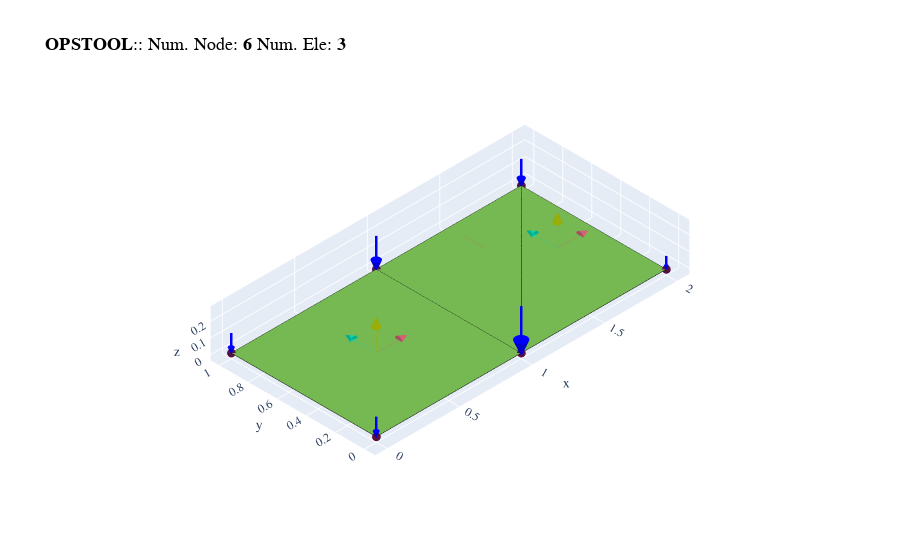

Notebook code for this chart:
### Code cell
fig = opst.vis.plotly.plot_model(
    show_nodal_loads=True, load_scale=2, show_local_axes=True
)
# fig.show()

### Figure 1 — Plotly figure (JSON) as saved in the notebook; plotly's stock layout.template omitted (floating-point values rounded to 4 significant figures; data arrays with more than 128 entries replaced by an {"elided": "..."} marker saying what was removed)
{"data": [{"color": "#76b852", "customdata": ["eleTag: 1<br>connectNodeTags:<br> [1 2 3 4]", "eleTag: 1<br>connectNodeTags:<br> [1 2 3 4]", "eleTag: 1<br>connectNodeTags:<br> [1 2 3 4]", "eleTag: 1<br>connectNodeTags:<br> [1 2 3 4]"], "hovertemplate": "%{customdata}", "i": [0, 0], "j": [1, 2], "k": [2, 3], "name": "ASDShellQ4", "opacity": 1, "type": "mesh3d", "x": [0, 1, 1, 0], "y": [0, 0, 1, 1], "z": [0, 0, 0, 0]}, {"connectgaps": false, "hoverinfo": "skip", "line": {"color": "black", "width": 1}, "mode": "lines", "name": "Edge", "type": "scatter3d", "x": [0, 1, 1, 0, 0, null], "y": [0, 0, 1, 1, 0, null], "z": [0, 0, 0, 0, 0, null]}, {"color": "#76b852", "customdata": ["eleTag: 2<br>connectNodeTags:<br> [2 5 6]", "eleTag: 2<br>connectNodeTags:<br> [2 5 6]", "eleTag: 2<br>connectNodeTags:<br> [2 5 6]", "eleTag: 3<br>connectNodeTags:<br> [2 6 3]", "eleTag: 3<br>connectNodeTags:<br> [2 6 3]", "eleTag: 3<br>connectNodeTags:<br> [2 6 3]"], "hovertemplate": "%{customdata}", "i": [0, 3], "j": [1, 4], "k": [2, 5], "name": "ASDShellT3", "opacity": 1, "type": "mesh3d", "x": [1, 2, 2, 1, 2, 1], "y": [0, 0, 1, 0, 1, 1], "z": [0, 0, 0, 0, 0, 0]}, {"connectgaps": false, "hoverinfo": "skip", "line": {"color": "black", "width": 1}, "mode": "lines", "name": "Edge", "type": "scatter3d", "x": [1, 2, 2, 1, null, 1, 2, 1, 1, null], "y": [0, 0, 1, 0, null, 0, 1, 1, 0, null], "z": [0, 0, 0, 0, null, 0, 0, 0, 0, null]}, {"customdata": ["1", "2", "3", "4", "5", "6"], "hovertemplate": "x: %{x}<br>y: %{y}<br>z: %{z} <br>nodeTag: %{customdata}", "marker": {"color": "#580f41", "size": 3, "symbol": "circle"}, "mode": "markers", "name": "Nodes", "type": "scatter3d", "x": [0, 1, 1, 0, 2, 2], "y": [0, 0, 1, 1, 0, 1], "z": [0, 0, 0, 0, 0, 0]}, {"connectgaps": false, "hovertemplate": "<b>%{text}</b>", "line": {"color": "#cf6275", "width": 1}, "mode": "lines", "name": "Local Axis", "text": ["x", "x", "x", "x", "x", "x", "x", "x", "x"], "type": "scatter3d", "x": [0.5, 0.6539, null, 1.75, 1.904, null, 1.5, 1.5, null], "y": [0.5, 0.5, null, 0.5, 0.5, null, 0.75, 0.9039, null], "z": [0, 0, null, 0, 0, null, 0, 0, null]}, {"color": "#cf6275", "hovertemplate": "<b>%{text}", "i": [0, 0, 1, 1, 2, 2, 3, 3, 4, 4, 5, 5, 6, 6, 7, 7, 8, 8, 9, 9, 10, 10, 11, 11, 12, 12, 13, 13, 14, 14, 15, 15, 18, 18, 19, 19, 20, 20, 21, 21, 22, 22, 23, 23, 24, 24, 25, 25, 26, 26, 27, 27, 28, 28, 29, 29, 30, 30, 31, 31, 32, 32, 33, 33, 36, 36, 37, 37, 38, 38, 39, 39, 40, 40, 41, 41, 42, 42, 43, 43, 44, 44, 45, 45, 46, 46, 47, 47, 48, 48, 49, 49, 50, 50, 51, 51], "j": [1, 1, 2, 2, 3, 3, 4, 4, 5, 5, 6, 6, 7, 7, 8, 8, 9, 9, 10, 10, 11, 11, 12, 12, 13, 13, 14, 14, 15, 15, 0, 0, 19, 19, 20, 20, 21, 21, 22, 22, 23, 23, 24, 24, 25, 25, 26, 26, 27, 27, 28, 28, 29, 29, 30, 30, 31, 31, 32, 32, 33, 33, 18, 18, 37, 37, 38, 38, 39, 39, 40, 40, 41, 41, 42, 42, 43, 43, 44, 44, 45, 45, 46, 46, 47, 47, 48, 48, 49, 49, 50, 50, 51, 51, 36, 36], "k": [16, 17, 16, 17, 16, 17, 16, 17, 16, 17, 16, 17, 16, 17, 16, 17, 16, 17, 16, 17, 16, 17, 16, 17, 16, 17, 16, 17, 16, 17, 16, 17, 34, 35, 34, 35, 34, 35, 34, 35, 34, 35, 34, 35, 34, 35, 34, 35, 34, 35, 34, 35, 34, 35, 34, 35, 34, 35, 34, 35, 34, 35, 34, 35, 52, 53, 52, 53, 52, 53, 52, 53, 52, 53, 52, 53, 52, 53, 52, 53, 52, 53, 52, 53, 52, 53, 52, 53, 52, 53, 52, 53, 52, 53, 52, 53], "name": "Local Axis", "text": ["x", "x", "x", "x", "x", "x", "x", "x", "x", "x", "x", "x", "x", "x", "x", "x", "x", "x", "x", "x", "x", "x", "x", "x", "x", "x", "x", "x", "x", "x", "x", "x", "x", "x", "x", "x", "x", "x", "x", "x", "x", "x", "x", "x", "x", "x", "x", "x", "x", "x", "x", "x", "x", "x"], "type": "mesh3d", "x": [0.6539, 0.6539, 0.6539, 0.6539, 0.6539, 0.6539, 0.6539, 0.6539, 0.6539, 0.6539, 0.6539, 0.6539, 0.6539, 0.6539, 0.6539, 0.6539, 0.6539, 0.7155, 1.904, 1.904, 1.904, 1.904, 1.904, 1.904, 1.904, 1.904, 1.904, 1.904, 1.904, 1.904, 1.904, 1.904, 1.904, 1.904, 1.904, 1.966, null, null, null, null, null, null, null, null, null, null, null, null, null, null, null, null, 1.5, 1.5], "y": [0.5246, 0.5225, 0.5165, 0.5076, 0.4974, 0.4877, 0.4801, 0.4759, 0.4759, 0.4801, 0.4877, 0.4974, 0.5076, 0.5165, 0.5225, 0.5246, 0.5, 0.5, 0.5246, 0.5225, 0.5165, 0.5076, 0.4974, 0.4877, 0.4801, 0.4759, 0.4759, 0.4801, 0.4877, 0.4974, 0.5076, 0.5165, 0.5225, 0.5246, 0.5, 0.5, null, null, null, null, null, null, null, null, null, null, null, null, null, null, null, null, 0.9039, 0.9655], "z": [0, 0.01002, 0.0183, 0.02342, 0.02449, 0.02133, 0.01448, 0.005121, -0.005121, -0.01448, -0.02133, -0.02449, -0.02342, -0.0183, -0.01002, -6.032e-18, 0, 0, 0, 0.01002, 0.0183, 0.02342, 0.02449, 0.02133, 0.01448, 0.005121, -0.005121, -0.01448, -0.02133, -0.02449, -0.02342, -0.0183, -0.01002, -6.032e-18, 0, 0, null, null, null, null, null, null, null, null, null, null, null, null, null, null, null, null, 0, 0]}, {"connectgaps": false, "hovertemplate": "<b>%{text}</b>", "line": {"color": "#04d8b2", "width": 1}, "mode": "lines", "name": "Local Axis", "text": ["y", "y", "y", "y", "y", "y", "y", "y", "y"], "type": "scatter3d", "x": [0.5, 0.5, null, 1.75, 1.75, null, 1.5, null, null], "y": [0.5, 0.6539, null, 0.5, 0.6539, null, 0.75, null, null], "z": [0, 0, null, 0, 0, null, 0, null, null]}, {"color": "#04d8b2", "hovertemplate": "<b>%{text}", "i": [0, 0, 1, 1, 2, 2, 3, 3, 4, 4, 5, 5, 6, 6, 7, 7, 8, 8, 9, 9, 10, 10, 11, 11, 12, 12, 13, 13, 14, 14, 15, 15, 18, 18, 19, 19, 20, 20, 21, 21, 22, 22, 23, 23, 24, 24, 25, 25, 26, 26, 27, 27, 28, 28, 29, 29, 30, 30, 31, 31, 32, 32, 33, 33, 36, 36, 37, 37, 38, 38, 39, 39, 40, 40, 41, 41, 42, 42, 43, 43, 44, 44, 45, 45, 46, 46, 47, 47, 48, 48, 49, 49, 50, 50, 51, 51], "j": [1, 1, 2, 2, 3, 3, 4, 4, 5, 5, 6, 6, 7, 7, 8, 8, 9, 9, 10, 10, 11, 11, 12, 12, 13, 13, 14, 14, 15, 15, 0, 0, 19, 19, 20, 20, 21, 21, 22, 22, 23, 23, 24, 24, 25, 25, 26, 26, 27, 27, 28, 28, 29, 29, 30, 30, 31, 31, 32, 32, 33, 33, 18, 18, 37, 37, 38, 38, 39, 39, 40, 40, 41, 41, 42, 42, 43, 43, 44, 44, 45, 45, 46, 46, 47, 47, 48, 48, 49, 49, 50, 50, 51, 51, 36, 36], "k": [16, 17, 16, 17, 16, 17, 16, 17, 16, 17, 16, 17, 16, 17, 16, 17, 16, 17, 16, 17, 16, 17, 16, 17, 16, 17, 16, 17, 16, 17, 16, 17, 34, 35, 34, 35, 34, 35, 34, 35, 34, 35, 34, 35, 34, 35, 34, 35, 34, 35, 34, 35, 34, 35, 34, 35, 34, 35, 34, 35, 34, 35, 34, 35, 52, 53, 52, 53, 52, 53, 52, 53, 52, 53, 52, 53, 52, 53, 52, 53, 52, 53, 52, 53, 52, 53, 52, 53, 52, 53, 52, 53, 52, 53, 52, 53], "name": "Local Axis", "text": ["y", "y", "y", "y", "y", "y", "y", "y", "y", "y", "y", "y", "y", "y", "y", "y", "y", "y", "y", "y", "y", "y", "y", "y", "y", "y", "y", "y", "y", "y", "y", "y", "y", "y", "y", "y", "y", "y", "y", "y", "y", "y", "y", "y", "y", "y", "y", "y", "y", "y", "y", "y", "y", "y"], "type": "mesh3d", "x": [0.5246, 0.5225, 0.5165, 0.5076, 0.4974, 0.4877, 0.4801, 0.4759, 0.4759, 0.4801, 0.4877, 0.4974, 0.5076, 0.5165, 0.5225, 0.5246, 0.5, 0.5, 1.775, 1.773, 1.766, 1.758, 1.747, 1.738, 1.73, 1.726, 1.726, 1.73, 1.738, 1.747, 1.758, 1.766, 1.773, 1.775, 1.75, 1.75, null, null, null, null, null, null, null, null, null, null, null, null, null, null, null, null, null, null], "y": [0.6539, 0.6539, 0.6539, 0.6539, 0.6539, 0.6539, 0.6539, 0.6539, 0.6539, 0.6539, 0.6539, 0.6539, 0.6539, 0.6539, 0.6539, 0.6539, 0.6539, 0.7155, 0.6539, 0.6539, 0.6539, 0.6539, 0.6539, 0.6539, 0.6539, 0.6539, 0.6539, 0.6539, 0.6539, 0.6539, 0.6539, 0.6539, 0.6539, 0.6539, 0.6539, 0.7155, null, null, null, null, null, null, null, null, null, null, null, null, null, null, null, null, null, null], "z": [0, 0.01002, 0.0183, 0.02342, 0.02449, 0.02133, 0.01448, 0.005121, -0.005121, -0.01448, -0.02133, -0.02449, -0.02342, -0.0183, -0.01002, -6.032e-18, 0, 0, 0, 0.01002, 0.0183, 0.02342, 0.02449, 0.02133, 0.01448, 0.005121, -0.005121, -0.01448, -0.02133, -0.02449, -0.02342, -0.0183, -0.01002, -6.032e-18, 0, 0, null, null, null, null, null, null, null, null, null, null, null, null, null, null, null, null, null, null]}, {"connectgaps": false, "hovertemplate": "<b>%{text}</b>", "line": {"color": "#9aae07", "width": 1}, "mode": "lines", "name": "Local Axis", "text": ["z", "z", "z", "z", "z", "z", "z", "z", "z"], "type": "scatter3d", "x": [0.5, 0.5, null, 1.75, 1.75, null, 1.5, null, null], "y": [0.5, 0.5, null, 0.5, 0.5, null, 0.75, null, null], "z": [0, 0.1539, null, 0, 0.1539, null, 0, null, null]}, {"color": "#9aae07", "hovertemplate": "<b>%{text}", "i": [0, 0, 1, 1, 2, 2, 3, 3, 4, 4, 5, 5, 6, 6, 7, 7, 8, 8, 9, 9, 10, 10, 11, 11, 12, 12, 13, 13, 14, 14, 15, 15, 18, 18, 19, 19, 20, 20, 21, 21, 22, 22, 23, 23, 24, 24, 25, 25, 26, 26, 27, 27, 28, 28, 29, 29, 30, 30, 31, 31, 32, 32, 33, 33, 36, 36, 37, 37, 38, 38, 39, 39, 40, 40, 41, 41, 42, 42, 43, 43, 44, 44, 45, 45, 46, 46, 47, 47, 48, 48, 49, 49, 50, 50, 51, 51], "j": [1, 1, 2, 2, 3, 3, 4, 4, 5, 5, 6, 6, 7, 7, 8, 8, 9, 9, 10, 10, 11, 11, 12, 12, 13, 13, 14, 14, 15, 15, 0, 0, 19, 19, 20, 20, 21, 21, 22, 22, 23, 23, 24, 24, 25, 25, 26, 26, 27, 27, 28, 28, 29, 29, 30, 30, 31, 31, 32, 32, 33, 33, 18, 18, 37, 37, 38, 38, 39, 39, 40, 40, 41, 41, 42, 42, 43, 43, 44, 44, 45, 45, 46, 46, 47, 47, 48, 48, 49, 49, 50, 50, 51, 51, 36, 36], "k": [16, 17, 16, 17, 16, 17, 16, 17, 16, 17, 16, 17, 16, 17, 16, 17, 16, 17, 16, 17, 16, 17, 16, 17, 16, 17, 16, 17, 16, 17, 16, 17, 34, 35, 34, 35, 34, 35, 34, 35, 34, 35, 34, 35, 34, 35, 34, 35, 34, 35, 34, 35, 34, 35, 34, 35, 34, 35, 34, 35, 34, 35, 34, 35, 52, 53, 52, 53, 52, 53, 52, 53, 52, 53, 52, 53, 52, 53, 52, 53, 52, 53, 52, 53, 52, 53, 52, 53, 52, 53, 52, 53, 52, 53, 52, 53], "name": "Local Axis", "text": ["z", "z", "z", "z", "z", "z", "z", "z", "z", "z", "z", "z", "z", "z", "z", "z", "z", "z", "z", "z", "z", "z", "z", "z", "z", "z", "z", "z", "z", "z", "z", "z", "z", "z", "z", "z", "z", "z", "z", "z", "z", "z", "z", "z", "z", "z", "z", "z", "z", "z", "z", "z", "z", "z"], "type": "mesh3d", "x": [0.5246, 0.5225, 0.5165, 0.5076, 0.4974, 0.4877, 0.4801, 0.4759, 0.4759, 0.4801, 0.4877, 0.4974, 0.5076, 0.5165, 0.5225, 0.5246, 0.5, 0.5, 1.775, 1.773, 1.766, 1.758, 1.747, 1.738, 1.73, 1.726, 1.726, 1.73, 1.738, 1.747, 1.758, 1.766, 1.773, 1.775, 1.75, 1.75, null, null, null, null, null, null, null, null, null, null, null, null, null, null, null, null, null, null], "y": [0.5, 0.51, 0.5183, 0.5234, 0.5245, 0.5213, 0.5145, 0.5051, 0.4949, 0.4855, 0.4787, 0.4755, 0.4766, 0.4817, 0.49, 0.5, 0.5, 0.5, 0.5, 0.51, 0.5183, 0.5234, 0.5245, 0.5213, 0.5145, 0.5051, 0.4949, 0.4855, 0.4787, 0.4755, 0.4766, 0.4817, 0.49, 0.5, 0.5, 0.5, null, null, null, null, null, null, null, null, null, null, null, null, null, null, null, null, null, null], "z": [0.1539, 0.1539, 0.1539, 0.1539, 0.1539, 0.1539, 0.1539, 0.1539, 0.1539, 0.1539, 0.1539, 0.1539, 0.1539, 0.1539, 0.1539, 0.1539, 0.1539, 0.2155, 0.1539, 0.1539, 0.1539, 0.1539, 0.1539, 0.1539, 0.1539, 0.1539, 0.1539, 0.1539, 0.1539, 0.1539, 0.1539, 0.1539, 0.1539, 0.1539, 0.1539, 0.2155, null, null, null, null, null, null, null, null, null, null, null, null, null, null, null, null, null, null]}, {"connectgaps": false, "hovertemplate": "<b>%{text}</b>", "line": {"color": "#0000ff", "width": 5}, "mode": "lines", "name": "<b>Pattern 1</b><br>Nodal Load", "text": ["0.00e+00", "0.00e+00", "0.00e+00", "0.00e+00", "0.00e+00", "0.00e+00", "0.00e+00", "0.00e+00", "0.00e+00", "0.00e+00", "0.00e+00", "0.00e+00", "0.00e+00", "0.00e+00", "0.00e+00", "0.00e+00", "0.00e+00", "0.00e+00"], "type": "scatter3d", "x": [0, 0, null, 1, 1, null, 1, 1, null, 0, 0, null, 2, 2, null, 2, 2, null], "y": [0, 0, null, 0, 0, null, 1, 1, null, 1, 1, null, 0, 0, null, 1, 1, null], "z": [0, 0, null, 0, 0, null, 0, 0, null, 0, 0, null, 0, 0, null, 0, 0, null]}, {"color": "#0000ff", "hovertemplate": "<b>%{text}", "i": {"elided": "192 int values"}, "j": {"elided": "192 int values"}, "k": {"elided": "192 int values"}, "name": "<b>Pattern 1</b><br>Nodal Load", "text": ["0.00e+00", "0.00e+00", "0.00e+00", "0.00e+00", "0.00e+00", "0.00e+00", "0.00e+00", "0.00e+00", "0.00e+00", "0.00e+00", "0.00e+00", "0.00e+00", "0.00e+00", "0.00e+00", "0.00e+00", "0.00e+00", "0.00e+00", "0.00e+00", "0.00e+00", "0.00e+00", "0.00e+00", "0.00e+00", "0.00e+00", "0.00e+00", "0.00e+00", "0.00e+00", "0.00e+00", "0.00e+00", "0.00e+00", "0.00e+00", "0.00e+00", "0.00e+00", "0.00e+00", "0.00e+00", "0.00e+00", "0.00e+00", "0.00e+00", "0.00e+00", "0.00e+00", "0.00e+00", "0.00e+00", "0.00e+00", "0.00e+00", "0.00e+00", "0.00e+00", "0.00e+00", "0.00e+00", "0.00e+00", "0.00e+00", "0.00e+00", "0.00e+00", "0.00e+00", "0.00e+00", "0.00e+00", "0.00e+00", "0.00e+00", "0.00e+00", "0.00e+00", "0.00e+00", "0.00e+00", "0.00e+00", "0.00e+00", "0.00e+00", "0.00e+00", "0.00e+00", "0.00e+00", "0.00e+00", "0.00e+00", "0.00e+00", "0.00e+00", "0.00e+00", "0.00e+00", "0.00e+00", "0.00e+00", "0.00e+00", "0.00e+00", "0.00e+00", "0.00e+00", "0.00e+00", "0.00e+00", "0.00e+00", "0.00e+00", "0.00e+00", "0.00e+00", "0.00e+00", "0.00e+00", "0.00e+00", "0.00e+00", "0.00e+00", "0.00e+00", "0.00e+00", "0.00e+00", "0.00e+00", "0.00e+00", "0.00e+00", "0.00e+00", "0.00e+00", "0.00e+00", "0.00e+00", "0.00e+00", "0.00e+00", "0.00e+00", "0.00e+00", "0.00e+00", "0.00e+00", "0.00e+00", "0.00e+00", "0.00e+00"], "type": "mesh3d", "x": [0, 0, 0, 0, 0, 0, 0, 0, 0, 0, 0, 0, 0, 0, 0, 0, 0, 0, 1, 1, 1, 1, 1, 1, 1, 1, 1, 1, 1, 1, 1, 1, 1, 1, 1, 1, 1, 1, 1, 1, 1, 1, 1, 1, 1, 1, 1, 1, 1, 1, 1, 1, 1, 1, 0, 0, 0, 0, 0, 0, 0, 0, 0, 0, 0, 0, 0, 0, 0, 0, 0, 0, 2, 2, 2, 2, 2, 2, 2, 2, 2, 2, 2, 2, 2, 2, 2, 2, 2, 2, 2, 2, 2, 2, 2, 2, 2, 2, 2, 2, 2, 2, 2, 2, 2, 2, 2, 2], "y": [0, 0, 0, 0, 0, 0, 0, 0, 0, 0, 0, 0, 0, 0, 0, 0, 0, 0, 0, 0, 0, 0, 0, 0, 0, 0, 0, 0, 0, 0, 0, 0, 0, 0, 0, 0, 1, 1, 1, 1, 1, 1, 1, 1, 1, 1, 1, 1, 1, 1, 1, 1, 1, 1, 1, 1, 1, 1, 1, 1, 1, 1, 1, 1, 1, 1, 1, 1, 1, 1, 1, 1, 0, 0, 0, 0, 0, 0, 0, 0, 0, 0, 0, 0, 0, 0, 0, 0, 0, 0, 1, 1, 1, 1, 1, 1, 1, 1, 1, 1, 1, 1, 1, 1, 1, 1, 1, 1], "z": [0, 0, 0, 0, 0, 0, 0, 0, 0, 0, 0, 0, 0, 0, 0, 0, 0, 0, 0, 0, 0, 0, 0, 0, 0, 0, 0, 0, 0, 0, 0, 0, 0, 0, 0, 0, 0, 0, 0, 0, 0, 0, 0, 0, 0, 0, 0, 0, 0, 0, 0, 0, 0, 0, 0, 0, 0, 0, 0, 0, 0, 0, 0, 0, 0, 0, 0, 0, 0, 0, 0, 0, 0, 0, 0, 0, 0, 0, 0, 0, 0, 0, 0, 0, 0, 0, 0, 0, 0, 0, 0, 0, 0, 0, 0, 0, 0, 0, 0, 0, 0, 0, 0, 0, 0, 0, 0, 0]}, {"connectgaps": false, "hovertemplate": "<b>%{text}</b>", "line": {"color": "#0000ff", "width": 5}, "mode": "lines", "name": "<b>Pattern 1</b><br>Nodal Load", "text": ["0.00e+00", "0.00e+00", "0.00e+00", "0.00e+00", "0.00e+00", "0.00e+00", "0.00e+00", "0.00e+00", "0.00e+00", "0.00e+00", "0.00e+00", "0.00e+00", "0.00e+00", "0.00e+00", "0.00e+00", "0.00e+00", "0.00e+00", "0.00e+00"], "type": "scatter3d", "x": [0, 0, null, 1, 1, null, 1, 1, null, 0, 0, null, 2, 2, null, 2, 2, null], "y": [0, 0, null, 0, 0, null, 1, 1, null, 1, 1, null, 0, 0, null, 1, 1, null], "z": [0, 0, null, 0, 0, null, 0, 0, null, 0, 0, null, 0, 0, null, 0, 0, null]}, {"color": "#0000ff", "hovertemplate": "<b>%{text}", "i": {"elided": "192 int values"}, "j": {"elided": "192 int values"}, "k": {"elided": "192 int values"}, "name": "<b>Pattern 1</b><br>Nodal Load", "text": ["0.00e+00", "0.00e+00", "0.00e+00", "0.00e+00", "0.00e+00", "0.00e+00", "0.00e+00", "0.00e+00", "0.00e+00", "0.00e+00", "0.00e+00", "0.00e+00", "0.00e+00", "0.00e+00", "0.00e+00", "0.00e+00", "0.00e+00", "0.00e+00", "0.00e+00", "0.00e+00", "0.00e+00", "0.00e+00", "0.00e+00", "0.00e+00", "0.00e+00", "0.00e+00", "0.00e+00", "0.00e+00", "0.00e+00", "0.00e+00", "0.00e+00", "0.00e+00", "0.00e+00", "0.00e+00", "0.00e+00", "0.00e+00", "0.00e+00", "0.00e+00", "0.00e+00", "0.00e+00", "0.00e+00", "0.00e+00", "0.00e+00", "0.00e+00", "0.00e+00", "0.00e+00", "0.00e+00", "0.00e+00", "0.00e+00", "0.00e+00", "0.00e+00", "0.00e+00", "0.00e+00", "0.00e+00", "0.00e+00", "0.00e+00", "0.00e+00", "0.00e+00", "0.00e+00", "0.00e+00", "0.00e+00", "0.00e+00", "0.00e+00", "0.00e+00", "0.00e+00", "0.00e+00", "0.00e+00", "0.00e+00", "0.00e+00", "0.00e+00", "0.00e+00", "0.00e+00", "0.00e+00", "0.00e+00", "0.00e+00", "0.00e+00", "0.00e+00", "0.00e+00", "0.00e+00", "0.00e+00", "0.00e+00", "0.00e+00", "0.00e+00", "0.00e+00", "0.00e+00", "0.00e+00", "0.00e+00", "0.00e+00", "0.00e+00", "0.00e+00", "0.00e+00", "0.00e+00", "0.00e+00", "0.00e+00", "0.00e+00", "0.00e+00", "0.00e+00", "0.00e+00", "0.00e+00", "0.00e+00", "0.00e+00", "0.00e+00", "0.00e+00", "0.00e+00", "0.00e+00", "0.00e+00", "0.00e+00", "0.00e+00"], "type": "mesh3d", "x": [0, 0, 0, 0, 0, 0, 0, 0, 0, 0, 0, 0, 0, 0, 0, 0, 0, 0, 1, 1, 1, 1, 1, 1, 1, 1, 1, 1, 1, 1, 1, 1, 1, 1, 1, 1, 1, 1, 1, 1, 1, 1, 1, 1, 1, 1, 1, 1, 1, 1, 1, 1, 1, 1, 0, 0, 0, 0, 0, 0, 0, 0, 0, 0, 0, 0, 0, 0, 0, 0, 0, 0, 2, 2, 2, 2, 2, 2, 2, 2, 2, 2, 2, 2, 2, 2, 2, 2, 2, 2, 2, 2, 2, 2, 2, 2, 2, 2, 2, 2, 2, 2, 2, 2, 2, 2, 2, 2], "y": [0, 0, 0, 0, 0, 0, 0, 0, 0, 0, 0, 0, 0, 0, 0, 0, 0, 0, 0, 0, 0, 0, 0, 0, 0, 0, 0, 0, 0, 0, 0, 0, 0, 0, 0, 0, 1, 1, 1, 1, 1, 1, 1, 1, 1, 1, 1, 1, 1, 1, 1, 1, 1, 1, 1, 1, 1, 1, 1, 1, 1, 1, 1, 1, 1, 1, 1, 1, 1, 1, 1, 1, 0, 0, 0, 0, 0, 0, 0, 0, 0, 0, 0, 0, 0, 0, 0, 0, 0, 0, 1, 1, 1, 1, 1, 1, 1, 1, 1, 1, 1, 1, 1, 1, 1, 1, 1, 1], "z": [0, 0, 0, 0, 0, 0, 0, 0, 0, 0, 0, 0, 0, 0, 0, 0, 0, 0, 0, 0, 0, 0, 0, 0, 0, 0, 0, 0, 0, 0, 0, 0, 0, 0, 0, 0, 0, 0, 0, 0, 0, 0, 0, 0, 0, 0, 0, 0, 0, 0, 0, 0, 0, 0, 0, 0, 0, 0, 0, 0, 0, 0, 0, 0, 0, 0, 0, 0, 0, 0, 0, 0, 0, 0, 0, 0, 0, 0, 0, 0, 0, 0, 0, 0, 0, 0, 0, 0, 0, 0, 0, 0, 0, 0, 0, 0, 0, 0, 0, 0, 0, 0, 0, 0, 0, 0, 0, 0]}, {"connectgaps": false, "hovertemplate": "<b>%{text}</b>", "line": {"color": "#0000ff", "width": 5}, "mode": "lines", "name": "<b>Pattern 1</b><br>Nodal Load", "text": ["-2.50e-01", "-2.50e-01", "-2.50e-01", "-5.83e-01", "-5.83e-01", "-5.83e-01", "-4.17e-01", "-4.17e-01", "-4.17e-01", "-2.50e-01", "-2.50e-01", "-2.50e-01", "-1.67e-01", "-1.67e-01", "-1.67e-01", "-3.33e-01", "-3.33e-01", "-3.33e-01"], "type": "scatter3d", "x": [0, 0, null, 1, 1, null, 1, 1, null, 0, 0, null, 2, 2, null, 2, 2, null], "y": [0, 0, null, 0, 0, null, 1, 1, null, 1, 1, null, 0, 0, null, 1, 1, null], "z": [0.12, 0.03429, null, 0.28, 0.08, null, 0.2, 0.05714, null, 0.12, 0.03429, null, 0.08, 0.02286, null, 0.16, 0.04571, null]}, {"color": "#0000ff", "hovertemplate": "<b>%{text}", "i": {"elided": "192 int values"}, "j": {"elided": "192 int values"}, "k": {"elided": "192 int values"}, "name": "<b>Pattern 1</b><br>Nodal Load", "text": ["-2.50e-01", "-2.50e-01", "-2.50e-01", "-2.50e-01", "-2.50e-01", "-2.50e-01", "-2.50e-01", "-2.50e-01", "-2.50e-01", "-2.50e-01", "-2.50e-01", "-2.50e-01", "-2.50e-01", "-2.50e-01", "-2.50e-01", "-2.50e-01", "-2.50e-01", "-2.50e-01", "-5.83e-01", "-5.83e-01", "-5.83e-01", "-5.83e-01", "-5.83e-01", "-5.83e-01", "-5.83e-01", "-5.83e-01", "-5.83e-01", "-5.83e-01", "-5.83e-01", "-5.83e-01", "-5.83e-01", "-5.83e-01", "-5.83e-01", "-5.83e-01", "-5.83e-01", "-5.83e-01", "-4.17e-01", "-4.17e-01", "-4.17e-01", "-4.17e-01", "-4.17e-01", "-4.17e-01", "-4.17e-01", "-4.17e-01", "-4.17e-01", "-4.17e-01", "-4.17e-01", "-4.17e-01", "-4.17e-01", "-4.17e-01", "-4.17e-01", "-4.17e-01", "-4.17e-01", "-4.17e-01", "-2.50e-01", "-2.50e-01", "-2.50e-01", "-2.50e-01", "-2.50e-01", "-2.50e-01", "-2.50e-01", "-2.50e-01", "-2.50e-01", "-2.50e-01", "-2.50e-01", "-2.50e-01", "-2.50e-01", "-2.50e-01", "-2.50e-01", "-2.50e-01", "-2.50e-01", "-2.50e-01", "-1.67e-01", "-1.67e-01", "-1.67e-01", "-1.67e-01", "-1.67e-01", "-1.67e-01", "-1.67e-01", "-1.67e-01", "-1.67e-01", "-1.67e-01", "-1.67e-01", "-1.67e-01", "-1.67e-01", "-1.67e-01", "-1.67e-01", "-1.67e-01", "-1.67e-01", "-1.67e-01", "-3.33e-01", "-3.33e-01", "-3.33e-01", "-3.33e-01", "-3.33e-01", "-3.33e-01", "-3.33e-01", "-3.33e-01", "-3.33e-01", "-3.33e-01", "-3.33e-01", "-3.33e-01", "-3.33e-01", "-3.33e-01", "-3.33e-01", "-3.33e-01", "-3.33e-01", "-3.33e-01"], "type": "mesh3d", "x": [0.01714, 0.01566, 0.01147, 0.005297, -0.001792, -0.008571, -0.01387, -0.01677, -0.01677, -0.01387, -0.008571, -0.001792, 0.005297, 0.01147, 0.01566, 0.01714, 0, 0, 1.04, 1.037, 1.027, 1.012, 0.9958, 0.98, 0.9676, 0.9609, 0.9609, 0.9676, 0.98, 0.9958, 1.012, 1.027, 1.037, 1.04, 1, 1, 1.029, 1.026, 1.019, 1.009, 0.997, 0.9857, 0.9769, 0.9721, 0.9721, 0.9769, 0.9857, 0.997, 1.009, 1.019, 1.026, 1.029, 1, 1, 0.01714, 0.01566, 0.01147, 0.005297, -0.001792, -0.008571, -0.01387, -0.01677, -0.01677, -0.01387, -0.008571, -0.001792, 0.005297, 0.01147, 0.01566, 0.01714, 0, 0, 2.011, 2.01, 2.008, 2.004, 1.999, 1.994, 1.991, 1.989, 1.989, 1.991, 1.994, 1.999, 2.004, 2.008, 2.01, 2.011, 2, 2, 2.023, 2.021, 2.015, 2.007, 1.998, 1.989, 1.982, 1.978, 1.978, 1.982, 1.989, 1.998, 2.007, 2.015, 2.021, 2.023, 2, 2], "y": [0, 0.006973, 0.01274, 0.0163, 0.01705, 0.01485, 0.01008, 0.003564, -0.003564, -0.01008, -0.01485, -0.01705, -0.0163, -0.01274, -0.006973, -4.199e-18, 0, 0, 0, 0.01627, 0.02973, 0.03804, 0.03978, 0.03464, 0.02351, 0.008316, -0.008316, -0.02351, -0.03464, -0.03978, -0.03804, -0.02973, -0.01627, -9.797e-18, 0, 0, 1, 1.012, 1.021, 1.027, 1.028, 1.025, 1.017, 1.006, 0.9941, 0.9832, 0.9753, 0.9716, 0.9728, 0.9788, 0.9884, 1, 1, 1, 1, 1.007, 1.013, 1.016, 1.017, 1.015, 1.01, 1.004, 0.9964, 0.9899, 0.9852, 0.983, 0.9837, 0.9873, 0.993, 1, 1, 1, 0, 0.004648, 0.008493, 0.01087, 0.01137, 0.009897, 0.006718, 0.002376, -0.002376, -0.006718, -0.009897, -0.01137, -0.01087, -0.008493, -0.004648, -2.799e-18, 0, 0, 1, 1.009, 1.017, 1.022, 1.023, 1.02, 1.013, 1.005, 0.9952, 0.9866, 0.9802, 0.9773, 0.9783, 0.983, 0.9907, 1, 1, 1], "z": [0.03429, 0.03429, 0.03429, 0.03429, 0.03429, 0.03429, 0.03429, 0.03429, 0.03429, 0.03429, 0.03429, 0.03429, 0.03429, 0.03429, 0.03429, 0.03429, 0.03429, -0.008571, 0.08, 0.08, 0.08, 0.08, 0.08, 0.08, 0.08, 0.08, 0.08, 0.08, 0.08, 0.08, 0.08, 0.08, 0.08, 0.08, 0.08, -0.02, 0.05714, 0.05714, 0.05714, 0.05714, 0.05714, 0.05714, 0.05714, 0.05714, 0.05714, 0.05714, 0.05714, 0.05714, 0.05714, 0.05714, 0.05714, 0.05714, 0.05714, -0.01429, 0.03429, 0.03429, 0.03429, 0.03429, 0.03429, 0.03429, 0.03429, 0.03429, 0.03429, 0.03429, 0.03429, 0.03429, 0.03429, 0.03429, 0.03429, 0.03429, 0.03429, -0.008571, 0.02286, 0.02286, 0.02286, 0.02286, 0.02286, 0.02286, 0.02286, 0.02286, 0.02286, 0.02286, 0.02286, 0.02286, 0.02286, 0.02286, 0.02286, 0.02286, 0.02286, -0.005714, 0.04571, 0.04571, 0.04571, 0.04571, 0.04571, 0.04571, 0.04571, 0.04571, 0.04571, 0.04571, 0.04571, 0.04571, 0.04571, 0.04571, 0.04571, 0.04571, 0.04571, -0.01143]}], "layout": {"autosize": true, "font": {"family": "Arial, sans-serif"}, "scene": {"aspectmode": "data", "aspectratio": {"x": 1, "y": 1, "z": 1}, "camera": {"eye": {"x": -3.5, "y": -3.5, "z": 3.5}, "projection": {"type": "orthographic"}}}, "showlegend": false, "title": {"font": {"color": "black", "family": "courier", "size": 18}, "text": "<b>OPSTOOL</b>:: Num. Node: <b>6</b> Num. Ele: <b>3</b>"}}}
